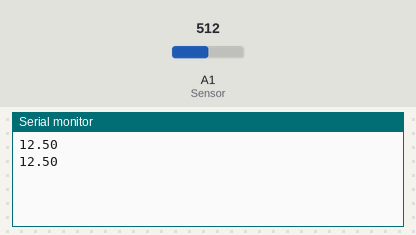
A sketch run on a simulated Arduino Uno, built with avr-gcc and run on an emulated ATmega328P. Parts: the last lines printed to the serial monitor. Inputs (shaded band) come from the test bench; at power-on: A1 (Sensor) = 512.

Above: at 1.8 s.
1.9 s: A1 (Sensor) set to 716
At 2.3 s:
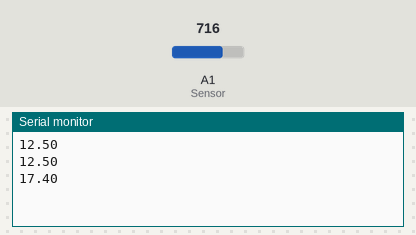
3.4 s: A1 (Sensor) set to 900
At 4.8 s:
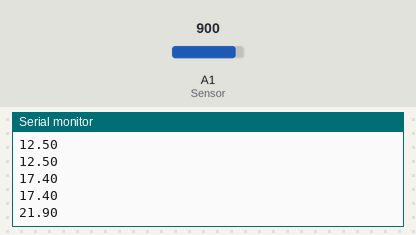
Timing chart, 0 to 6.4 s (numbered marks = the images above; inputs shaded):
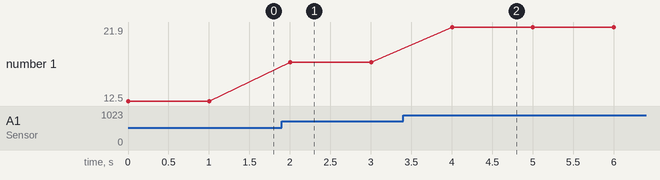

The sketch:

Spannung_messen.ino
```cpp
int Sensor = A1; // Der Spannungssensor wird am Pin A1 (Analog "1") angeschlossen.

float Messwert;
float Spannung;

void setup(){
  Serial.begin(9600); //serielle Verbindung starten. Dies ist notwendig um die Ergebnisse später mit dem Begehl "Serial.Println" an den Seriellen Monitor senden zu können.
}

void loop(){
  Messwert=analogRead(Sensor); //Spannungswert am analogen Eingang auslesen
  Spannung= map(Messwert, 0, 1023, 0, 250); //Umwandeln des Sensorwertes mit Hilfe des "map" Befehls. Da der Map-Befehl keine Kommastellen ausgibt, wird hier vorerst mit größeren Zahlen gearbeitet.
  Spannung=Spannung/10; // Das Ergebnis wird nun durch 10 geteilt, um die Anzeige als korrekten Wert mit einer Nachkommastelle ausgeben zu können.
  Serial.println(Spannung, 2); //Endgültigen Spannungswert im seriellen Monitor anzeigen. Die Zahl "2" in der Klammer sorgt dafür, dass das Ergebnis mit zwei Nachkommastellen angezeigt wird. Eine "1" würde hier für eine Nachkommastellen sorgen etc.
  delay(1000); //Eine Sekunde warten, damit im Seriellen Monitor nicht zu viele Daten ankommen.
}
```

Measured:
- after the input at 1.9 s, the serial monitor: prints a new line after 0.10 s (image 1)
- after the input at 3.4 s, the serial monitor: prints a new line after 0.60 s (image 2)
- plotted number 1: 12.5 → 17.4 after the input at 1.9 s, 17.4 → 21.9 after the input at 3.4 s
